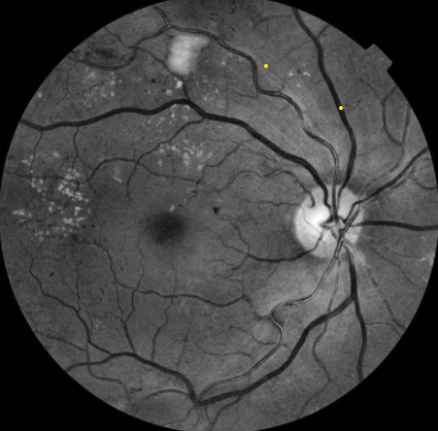
#> input picture old/clahe-green.png, 438 x 431 px
$ python main.py
#> lines starting #> are read from the running program, lines starting #| are printed output that depends on the picture
import cv2
import numpy as np
import matplotlib.pyplot as plt

# Load the image
# Assuming the image file is named '4.jpg' and is in the same directory as your script
image_path = 'old/clahe-green.png'
image = cv2.imread(image_path)
#> image is the input picture: shape (431, 438, 3); mean B, G, R 67.9, 68, 68

if image is None:
    print(f"Error: Could not load image from {image_path}")
else:
    # Convert the image from BGR to RGB for consistent display with matplotlib
    image_rgb = cv2.cvtColor(image, cv2.COLOR_BGR2RGB)

    # Define a sharpening kernel
    # This is a common kernel that enhances edges
    sharpening_kernel = np.array([[-1, -1, -1],
                                  [-1,  10, -1],
                                  [-1, -1, -1]])

    # Apply the sharpening kernel to the image
    sharpened_image = cv2.filter2D(image, -1, sharpening_kernel)
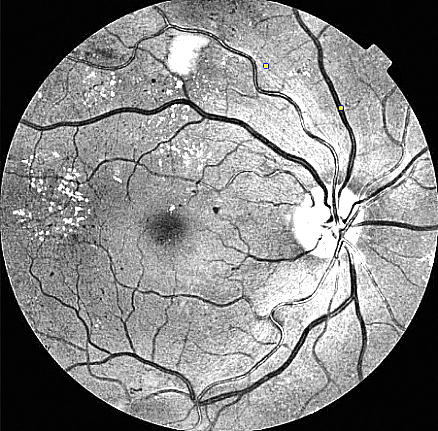
#> sharpened_image: shape (431, 438, 3); mean B, G, R 132.9, 132.9, 132.9

    # Convert the sharpened image to RGB for consistent display
    sharpened_image_rgb = cv2.cvtColor(sharpened_image, cv2.COLOR_BGR2RGB)

    # Display the original and sharpened images
    plt.figure(figsize=(12, 6))

    plt.subplot(1, 2, 1)
    plt.imshow(image_rgb)
    plt.title('Original Image')
    plt.axis('off')

    plt.subplot(1, 2, 2)
    plt.imshow(sharpened_image_rgb)
    plt.title('Sharpened Image')
    plt.axis('off')

    plt.show()
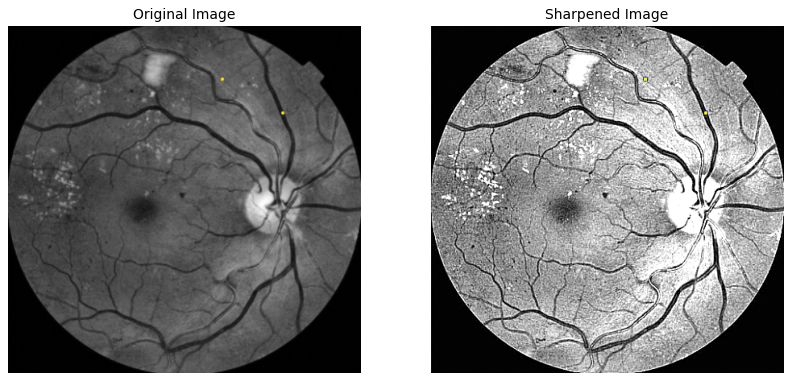
#> figure drawn by matplotlib, 2 panels

    # Optionally, save the sharpened image
    cv2.imwrite('sharpened_retina_3.jpg', sharpened_image)
    print("Sharpened image saved as 'sharpened_retina.jpg'")
